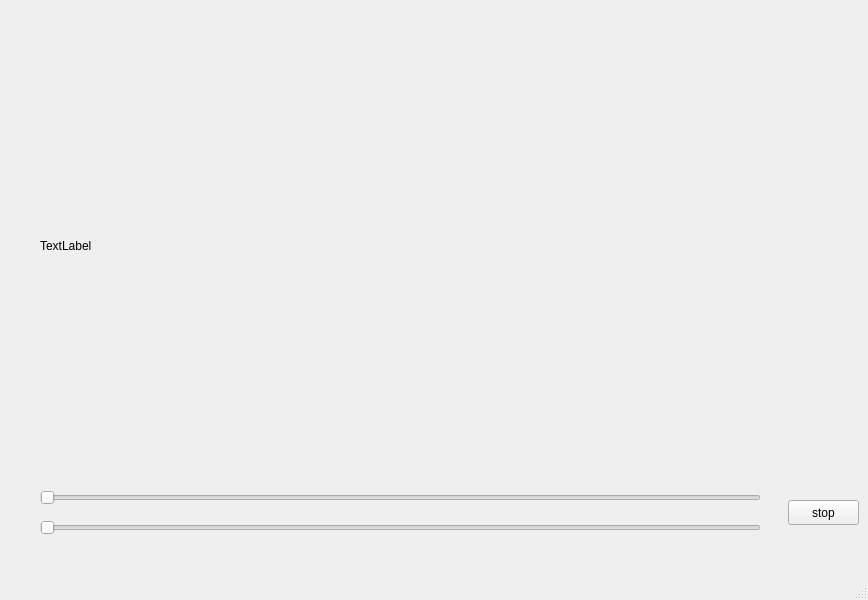
<?xml version="1.0" encoding="UTF-8"?>
<ui version="4.0">
 <class>MainWindow</class>
 <widget class="QMainWindow" name="MainWindow">
  <property name="geometry">
   <rect>
    <x>0</x>
    <y>0</y>
    <width>868</width>
    <height>600</height>
   </rect>
  </property>
  <property name="windowTitle">
   <string>MainWindow</string>
  </property>
  <widget class="QWidget" name="centralwidget">
   <widget class="QLabel" name="label">
    <property name="geometry">
     <rect>
      <x>40</x>
      <y>20</y>
      <width>681</width>
      <height>451</height>
     </rect>
    </property>
    <property name="text">
     <string>TextLabel</string>
    </property>
   </widget>
   <widget class="QSlider" name="lowSlider">
    <property name="geometry">
     <rect>
      <x>40</x>
      <y>490</y>
      <width>721</width>
      <height>16</height>
     </rect>
    </property>
    <property name="maximum">
     <number>300</number>
    </property>
    <property name="orientation">
     <enum>Qt::Horizontal</enum>
    </property>
   </widget>
   <widget class="QSlider" name="highSlider">
    <property name="geometry">
     <rect>
      <x>40</x>
      <y>520</y>
      <width>721</width>
      <height>16</height>
     </rect>
    </property>
    <property name="maximum">
     <number>300</number>
    </property>
    <property name="orientation">
     <enum>Qt::Horizontal</enum>
    </property>
   </widget>
   <widget class="QPushButton" name="pushButton">
    <property name="geometry">
     <rect>
      <x>788</x>
      <y>500</y>
      <width>71</width>
      <height>25</height>
     </rect>
    </property>
    <property name="text">
     <string>stop</string>
    </property>
   </widget>
  </widget>
  <widget class="QMenuBar" name="menubar">
   <property name="geometry">
    <rect>
     <x>0</x>
     <y>0</y>
     <width>868</width>
     <height>22</height>
    </rect>
   </property>
  </widget>
  <widget class="QStatusBar" name="statusbar"/>
 </widget>
 <resources/>
 <connections/>
</ui>
